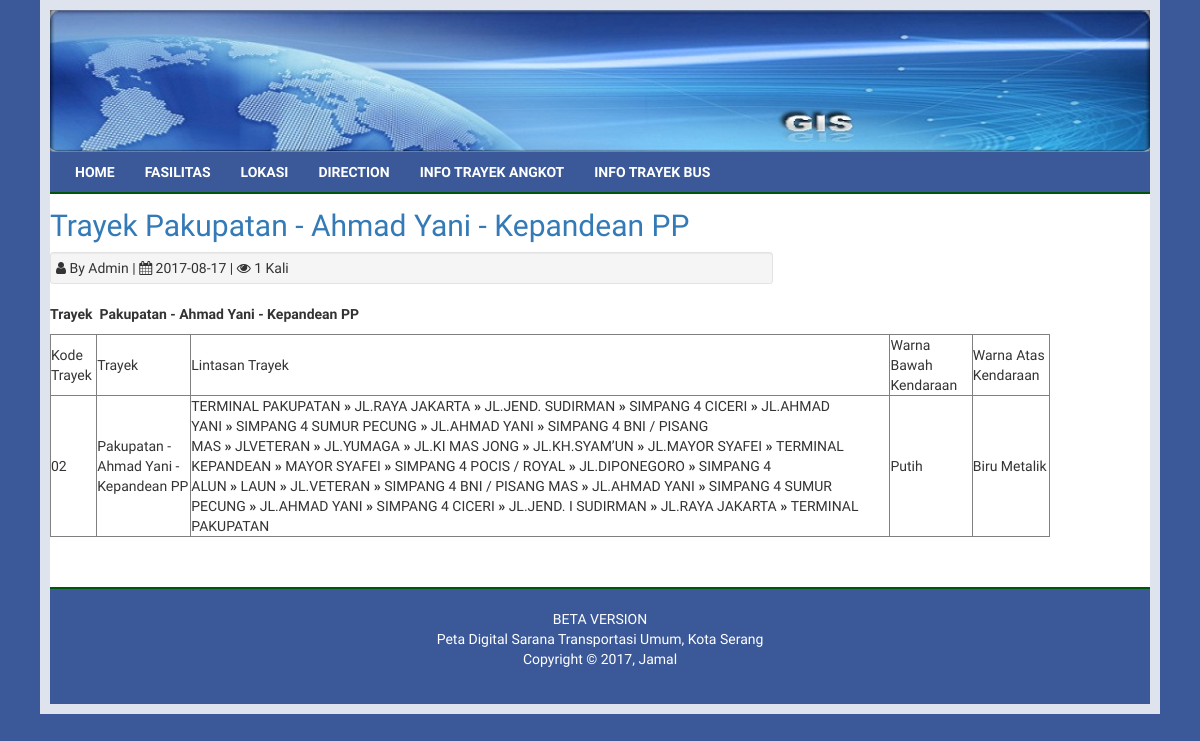
Screenshot of /web/trayekangkot_detail/13 with the database file from the repository.
### tables this page shows
CREATE TABLE `trayekangkot` (
  `id_trayek` int(11) NOT NULL,
  `judul` varchar(150) NOT NULL,
  `isi_trayek` text NOT NULL,
  `gambar` varchar(100) NOT NULL,
  `tanggal` date NOT NULL,
  `penulis` varchar(45) NOT NULL,
  `dibaca` varchar(50) NOT NULL
);

### application/libraries/Template.php (called while the page is built)
<?php if ( ! defined('BASEPATH')) exit('No direct script access allowed');
class Template {
		var $template_data = array();
		function set($name, $value)
		{
			$this->template_data[$name] = $value;
		}
		function load($template = '', $view = '' , $view_data = array(), $return = FALSE)
		{
			$this->CI =& get_instance();
			$this->set('contents', $this->CI->load->view($view, $view_data, TRUE));
			return $this->CI->load->view($template, $this->template_data, $return);
		}
}

### application/controllers/Web.php (called while the page is built, shortened)
<?php
class Web extends CI_Controller {
	public function trayekangkot_detail($id)
	{
		$data['bp'] = $this->db->query("SELECT * FROM trayekangkot GROUP BY dibaca DESC LIMIT 5");
		$data['bt'] = $this->db->query("SELECT * FROM trayekangkot GROUP BY id_trayek DESC LIMIT 5");
		$b = $this->db->get_where("trayekbus",array("id_trayek"=>$id))->row_array();
		$dibaca = $b['dibaca'];
		$this->db->update('trayekangkot',array('dibaca'=>$dibaca + 1),array("id_trayek"=>$id));
		$data['bo'] = $this->db->get_where("trayekangkot",array("id_trayek"=>$id))->row_array();
		$this->template->load('front-end/_template','front-end/_trayekangkot_detail',$data);
	}
}

### index.php (called while the page is built, shortened)
<?php
require_once BASEPATH.'core/CodeIgniter.php';

### application/views/front-end/_template.php (the view, shortened to what this page needs)
<!DOCTYPE html>
<html lang="en">
  <head>
    <link rel="stylesheet" href="<?=base_url().'assets/' ?>bootstrap/css/bootstrap.css">
    <link rel="stylesheet" href="https://cdnjs.cloudflare.com/ajax/libs/font-awesome/4.5.0/css/font-awesome.min.css">
    <link rel="stylesheet" href="https://cdnjs.cloudflare.com/ajax/libs/ionicons/2.0.1/css/ionicons.min.css">
    <link rel="stylesheet" href="<?=base_url().'assets/' ?>plugins/datatables/dataTables.bootstrap.css">
    <link rel="stylesheet" href="<?=base_url().'assets/' ?>dist/css/costum.css">
  </head>
  <body onload="peta_awal()">
  <body>
    <div class="container bg_content">
      <div class="container">
        <div class="col-sm-12 header">
          <img src="<?=base_url().'uploads/' ?>imgheader.png" class="img-responsive">
        </div>
        <div class="col-sm-12 header-menu">
          <ul class="nav navbar-nav">
            <li><a href="<?=base_url().'web' ?>"> Home</a></li>
			<li><a href="<?=base_url().'web/fasilitas' ?>">Fasilitas</a></li>
            <li><a href="<?=base_url().'web/lokasi' ?>">Lokasi</a></li>
            <li><a href="<?=base_url().'web/direction'?>">Direction</a></li>
			<li><a href="<?=base_url().'web/trayekangkot' ?>"> Info Trayek ANgkot</a></li>
			<li><a href="<?=base_url().'web/trayekbus' ?>"> Info Trayek BUS</a></li>
			</ul>
        </div>
        <?php echo $contents ?>
        <div class="col-sm-12 bottom-footer">
          BETA VERSION<br>
          Peta Digital Sarana Transportasi Umum, Kota Serang<br>
          Copyright © 2017, Jamal
        </div>
      </div>
    </div>
  </body>
</html>

### application/views/front-end/_trayekangkot_detail.php
<div class="col-sm-8 content">
  <div class="panel">
    <div class="panel-body" style="padding:0;">
      <div class="detailtrayek">
          <h2 style="padding:0;margin:0;"><a href="<?=base_url().'web/trayekangkot_detail/'.$bo['id_trayek'] ?>"><?=$bo['judul'] ?></a> </h2>
          <div class="well well-sm" style="margin-top:10px;padding:5px;">
              <i class="fa fa-user"></i> By <?=$bo['penulis'] ?> |
              <i class="fa fa-calendar"></i> <?=$bo['tanggal'] ?> |
              <i class="fa fa-eye"></i> <?=$bo['dibaca'] ?> Kali
          </div>
          <p><?=$bo['isi_trayek'] ?>
      </div>
    </div>
  </div>
</div>

### rows the page displays
trayekangkot: judul "Trayek Pakupatan - Ahmad Yani - Kepandean PP", penulis "Admin", tanggal "2017-08-17", dibaca "1", isi_trayek "Trayek Pakupatan - Ahmad Yani - Kepandean PP Kode Trayek Trayek Lintasan Trayek Warna Bawah Kendaraan Warna Atas Kendaraan 02 Pakupatan - Ahmad Yani - Kepandean PP TERMINAL PAKUPATAN » JL.RAYA JAKARTA » JL.JEND. SUDIRMAN » SIMPANG 4 CICERI » JL.AHMAD YANI » SIMPANG 4 SUMUR PECUNG » JL.AHMAD YANI » SIMPANG 4 BNI / PISANG MAS » JLVETERAN » JL.YUMAGA » JL.KI MAS JONG » JL.KH.SYAM’UN » JL.MAYOR SYAFEI » TERMINAL KEPANDEAN » MAYOR SYAFEI » SIMPANG 4 POCIS / ROYAL » JL.DIPONEGORO » SIMPANG 4 ALUN » LAUN » JL.VETERAN » SIMPANG 4 BNI / PISANG MAS » JL.AHMAD YANI » SIMPANG 4 SUMUR PECUNG » JL.AHMAD YANI » SIMPANG 4 CICERI » JL.JEND. I SUDIRMAN » JL.RAYA JAKARTA » TERMINAL PAKUPATAN Putih Biru Metalik"
